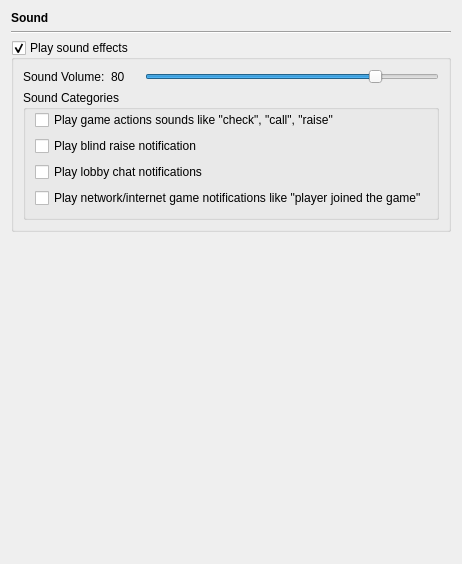
       <widget class="QWidget" name="page_6">
        <layout class="QGridLayout">
         <item row="0" column="0">
          <widget class="QLabel" name="label_26">
           <property name="styleSheet">
            <string notr="true">QLabel { font-weight: bold;  }</string>
           </property>
           <property name="text">
            <string>Sound</string>
           </property>
          </widget>
         </item>
         <item row="1" column="0">
          <widget class="Line" name="line_8">
           <property name="orientation">
            <enum>Qt::Horizontal</enum>
           </property>
          </widget>
         </item>
         <item row="2" column="0">
          <widget class="QGroupBox" name="groupBox_playSoundEffects">
           <property name="title">
            <string>Play sound effects</string>
           </property>
           <property name="checkable">
            <bool>true</bool>
           </property>
           <property name="checked">
            <bool>true</bool>
           </property>
           <layout class="QGridLayout">
            <item row="0" column="0">
             <layout class="QHBoxLayout">
              <property name="spacing">
               <number>6</number>
              </property>
              <property name="leftMargin">
               <number>0</number>
              </property>
              <property name="topMargin">
               <number>0</number>
              </property>
              <property name="rightMargin">
               <number>0</number>
              </property>
              <property name="bottomMargin">
               <number>0</number>
              </property>
              <item>
               <widget class="QLabel" name="label_25">
                <property name="text">
                 <string>Sound Volume:</string>
                </property>
               </widget>
              </item>
              <item>
               <widget class="QLabel" name="label_soundVolume">
                <property name="minimumSize">
                 <size>
                  <width>28</width>
                  <height>0</height>
                 </size>
                </property>
                <property name="text">
                 <string>80</string>
                </property>
               </widget>
              </item>
              <item>
               <widget class="QSlider" name="horizontalSlider_soundVolume">
                <property name="minimum">
                 <number>1</number>
                </property>
                <property name="maximum">
                 <number>100</number>
                </property>
                <property name="value">
                 <number>80</number>
                </property>
                <property name="orientation">
                 <enum>Qt::Horizontal</enum>
                </property>
               </widget>
              </item>
             </layout>
            </item>
            <item row="1" column="0">
             <widget class="QGroupBox" name="groupBox_10">
              <property name="title">
               <string>Sound Categories </string>
              </property>
              <layout class="QGridLayout">
               <property name="topMargin">
                <number>0</number>
               </property>
               <item row="0" column="0">
                <widget class="QCheckBox" name="checkBox_playGameActions">
                 <property name="text">
                  <string>Play game actions sounds like &quot;check&quot;, &quot;call&quot;, &quot;raise&quot;</string>
                 </property>
                </widget>
               </item>
               <item row="2" column="0">
                <widget class="QCheckBox" name="checkBox_playLobbyChatNotification">
                 <property name="text">
                  <string>Play lobby chat notifications</string>
                 </property>
                </widget>
               </item>
               <item row="3" column="0">
                <widget class="QCheckBox" name="checkBox_playNetworkGameNotification">
                 <property name="text">
                  <string>Play network/internet game notifications like &quot;player joined the game&quot;</string>
                 </property>
                 <property name="tristate">
                  <bool>false</bool>
                 </property>
                </widget>
               </item>
               <item row="1" column="0">
                <widget class="QCheckBox" name="checkBox_playBlindRaiseSound">
                 <property name="text">
                  <string>Play blind raise notification</string>
                 </property>
                </widget>
               </item>
              </layout>
             </widget>
            </item>
           </layout>
          </widget>
         </item>
         <item row="3" column="0">
          <spacer>
           <property name="orientation">
            <enum>Qt::Vertical</enum>
           </property>
           <property name="sizeHint" stdset="0">
            <size>
             <width>400</width>
             <height>321</height>
            </size>
           </property>
          </spacer>
         </item>
        </layout>
       </widget>
